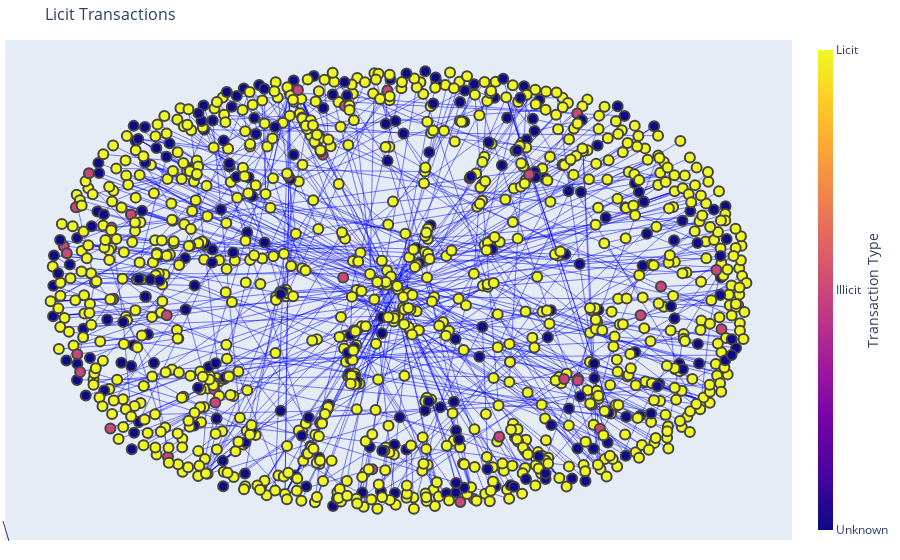

Notebook code for this chart:
### Code cell
good_ids = features[(features['time_step'] == 32) & ((features['class'] == '2'))]['txId']
short_edges = edges[edges['txId1'].isin(good_ids)]
graph = nx.from_pandas_edgelist(short_edges, source = 'txId1', target = 'txId2', 
                                 create_using = nx.DiGraph())
pos = nx.spring_layout(graph)

edge_x = []
edge_y = []
for edge in graph.edges():
    x0, y0 = pos[edge[0]]
    x1, y1 = pos[edge[1]]
    edge_x.append(x0)
    edge_x.append(x1)
    edge_x.append(None)
    edge_y.append(y0)
    edge_y.append(y1)
    edge_y.append(None)

edge_trace = go.Scatter(
    x=edge_x, y=edge_y,
    line=dict(width=0.5, color='blue'),
    hoverinfo='none',
    mode='lines')

node_x = []
node_y = []
node_text=[]
for node in graph.nodes():
    x, y = pos[node]
    node_x.append(x)
    node_y.append(y)
    node_text.append(node)

node_trace = go.Scatter(
    x=node_x, y=node_y,
    mode='markers',
    hoverinfo='text',
    marker=dict(
        color=[],
        size=10,
        colorbar=dict(
            thickness=15,
            title='Transaction Type',
            xanchor='left',
            titleside='right',
            tickmode='array',
            tickvals=[0,1,2],
            ticktext=['Unknown','Illicit','Licit']
        ),
        line_width=2))
node_trace.text=node_text
node_trace.marker.color = pd.to_numeric(features[features['txId'].isin(graph.nodes())]['class'])

fig = go.Figure(data=[edge_trace, node_trace],
             layout=go.Layout(
                title="Licit Transactions",
                titlefont_size=16,
                showlegend=False,
                hovermode='closest',
                margin=dict(b=20,l=5,r=5,t=40),
                annotations=[ dict(
                    showarrow=True,
                    xref="paper", yref="paper",
                    x=0.005, y=-0.002 ) ],
                xaxis=dict(showgrid=False, zeroline=False, showticklabels=False),
                yaxis=dict(showgrid=False, zeroline=False, showticklabels=False))
                )
fig.show()

### Figure 1 — Plotly figure (JSON) as saved in the notebook; plotly's stock layout.template omitted (floating-point values rounded to 4 significant figures; data arrays with more than 128 entries replaced by an {"elided": "..."} marker saying what was removed)
{"data": [{"hoverinfo": "none", "line": {"color": "blue", "width": 0.5}, "mode": "lines", "type": "scatter", "x": {"elided": "3357 float values"}, "y": {"elided": "3357 float values"}}, {"hoverinfo": "text", "marker": {"color": {"elided": "1188 int values"}, "colorbar": {"thickness": 15, "tickmode": "array", "ticktext": ["Unknown", "Illicit", "Licit"], "tickvals": [0, 1, 2], "title": {"side": "right", "text": "Transaction Type"}, "xanchor": "left"}, "line": {"width": 2}, "size": 10}, "mode": "markers", "text": {"elided": "1188 str values"}, "type": "scatter", "x": {"elided": "1188 float values"}, "y": {"elided": "1188 float values"}}], "layout": {"annotations": [{"showarrow": true, "x": 0.005, "xref": "paper", "y": -0.002, "yref": "paper"}], "hovermode": "closest", "margin": {"b": 20, "l": 5, "r": 5, "t": 40}, "showlegend": false, "title": {"font": {"size": 16}, "text": "Licit Transactions"}, "xaxis": {"showgrid": false, "showticklabels": false, "zeroline": false}, "yaxis": {"showgrid": false, "showticklabels": false, "zeroline": false}}}
